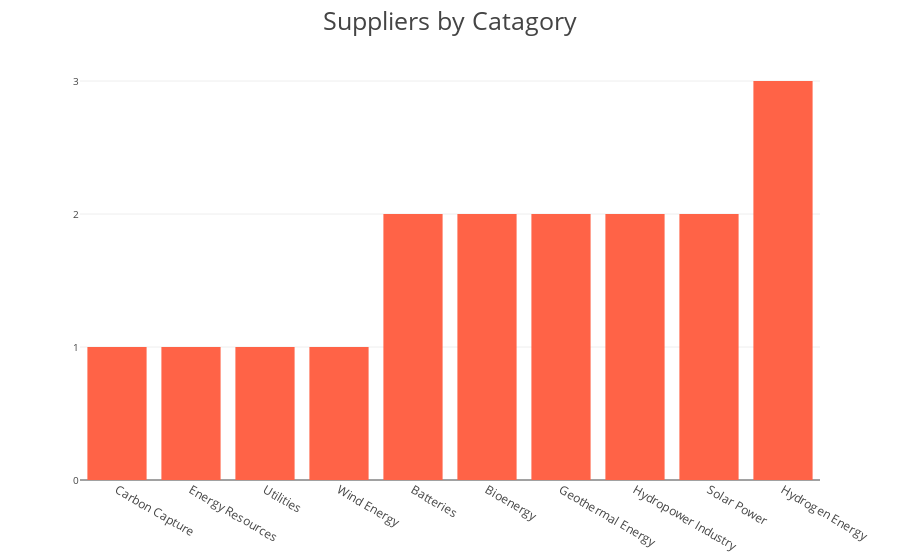

The cell this chart's notebook holds for it:
### Code cell
fig = px.bar(df,
             x='industry',
             y='suppliers',
             template=plotly_template,
             color_discrete_sequence=['Tomato']
            )


fig.update_layout(
    title='Suppliers by Catagory',
    xaxis_title='',
    yaxis_title='',  
    yaxis_tickprefix='',
    xaxis=dict(
        tickfont=dict(size=12),
),
    yaxis=dict(
        tickfont=dict(size=10),     
        tickformat=',d',
        dtick=1 
    )
)

fig.write_image(output_dir / 'Suppliers_by_catagory.png',
                width=900,
                height=300,
                scale=4)
fig.show()

### Figure 1 — Plotly figure (JSON) as saved in the notebook; plotly's stock layout.template omitted (floating-point values rounded to 4 significant figures)
{"data": [{"alignmentgroup": "True", "hovertemplate": "industry=%{x}<br>suppliers=%{y}<extra></extra>", "legendgroup": "", "marker": {"color": "Tomato", "pattern": {"shape": ""}}, "name": "", "offsetgroup": "", "orientation": "v", "showlegend": false, "textposition": "auto", "type": "bar", "x": ["Carbon Capture", "Energy Resources", "Utilities", "Wind Energy", "Batteries", "Bioenergy", "Geothermal Energy", "Hydropower Industry", "Solar Power", "Hydrogen Energy"], "xaxis": "x", "y": [1, 1, 1, 1, 2, 2, 2, 2, 2, 3], "yaxis": "y"}], "layout": {"autosize": true, "barmode": "relative", "legend": {"tracegroupgap": 0}, "margin": {"t": 60}, "title": {"text": "Suppliers by Catagory"}, "xaxis": {"anchor": "y", "autorange": true, "domain": [0, 1], "range": [-0.5, 9.5], "tickfont": {"size": 12}, "title": {"text": ""}, "type": "category"}, "yaxis": {"anchor": "x", "autorange": true, "domain": [0, 1], "dtick": 1, "range": [0, 3.158], "tickfont": {"size": 10}, "tickformat": ",d", "tickprefix": "", "title": {"text": ""}, "type": "linear"}}}
